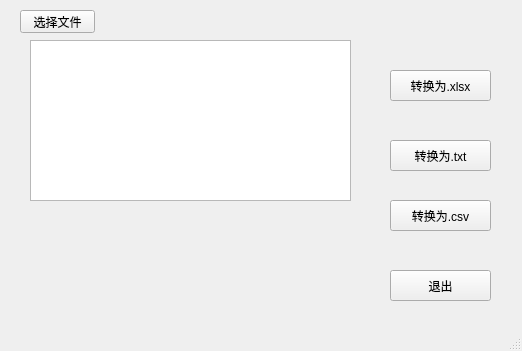
<?xml version="1.0" encoding="UTF-8"?>
<ui version="4.0">
 <class>MainWindow</class>
 <widget class="QMainWindow" name="MainWindow">
  <property name="geometry">
   <rect>
    <x>0</x>
    <y>0</y>
    <width>522</width>
    <height>351</height>
   </rect>
  </property>
  <property name="windowTitle">
   <string>格式转换器</string>
  </property>
  <widget class="QWidget" name="centralwidget">
   <widget class="QPushButton" name="pushButton">
    <property name="geometry">
     <rect>
      <x>390</x>
      <y>70</y>
      <width>101</width>
      <height>31</height>
     </rect>
    </property>
    <property name="text">
     <string>转换为.xlsx</string>
    </property>
   </widget>
   <widget class="QPushButton" name="pushButton_2">
    <property name="geometry">
     <rect>
      <x>390</x>
      <y>270</y>
      <width>101</width>
      <height>31</height>
     </rect>
    </property>
    <property name="text">
     <string>退出</string>
    </property>
   </widget>
   <widget class="QListWidget" name="listWidget">
    <property name="geometry">
     <rect>
      <x>30</x>
      <y>40</y>
      <width>321</width>
      <height>161</height>
     </rect>
    </property>
   </widget>
   <widget class="QPushButton" name="pushButton_3">
    <property name="geometry">
     <rect>
      <x>20</x>
      <y>10</y>
      <width>75</width>
      <height>23</height>
     </rect>
    </property>
    <property name="text">
     <string>选择文件</string>
    </property>
   </widget>
   <widget class="QPushButton" name="pushButton_4">
    <property name="geometry">
     <rect>
      <x>390</x>
      <y>140</y>
      <width>101</width>
      <height>31</height>
     </rect>
    </property>
    <property name="text">
     <string>转换为.txt</string>
    </property>
   </widget>
   <widget class="QPushButton" name="pushButton_5">
    <property name="geometry">
     <rect>
      <x>390</x>
      <y>200</y>
      <width>101</width>
      <height>31</height>
     </rect>
    </property>
    <property name="text">
     <string>转换为.csv</string>
    </property>
   </widget>
  </widget>
  <widget class="QStatusBar" name="statusBar">
   <property name="accessibleName">
    <string/>
   </property>
  </widget>
 </widget>
 <resources/>
 <connections>
  <connection>
   <sender>pushButton_2</sender>
   <signal>clicked()</signal>
   <receiver>MainWindow</receiver>
   <slot>close()</slot>
   <hints>
    <hint type="sourcelabel">
     <x>378</x>
     <y>187</y>
    </hint>
    <hint type="destinationlabel">
     <x>293</x>
     <y>185</y>
    </hint>
   </hints>
  </connection>
 </connections>
</ui>
